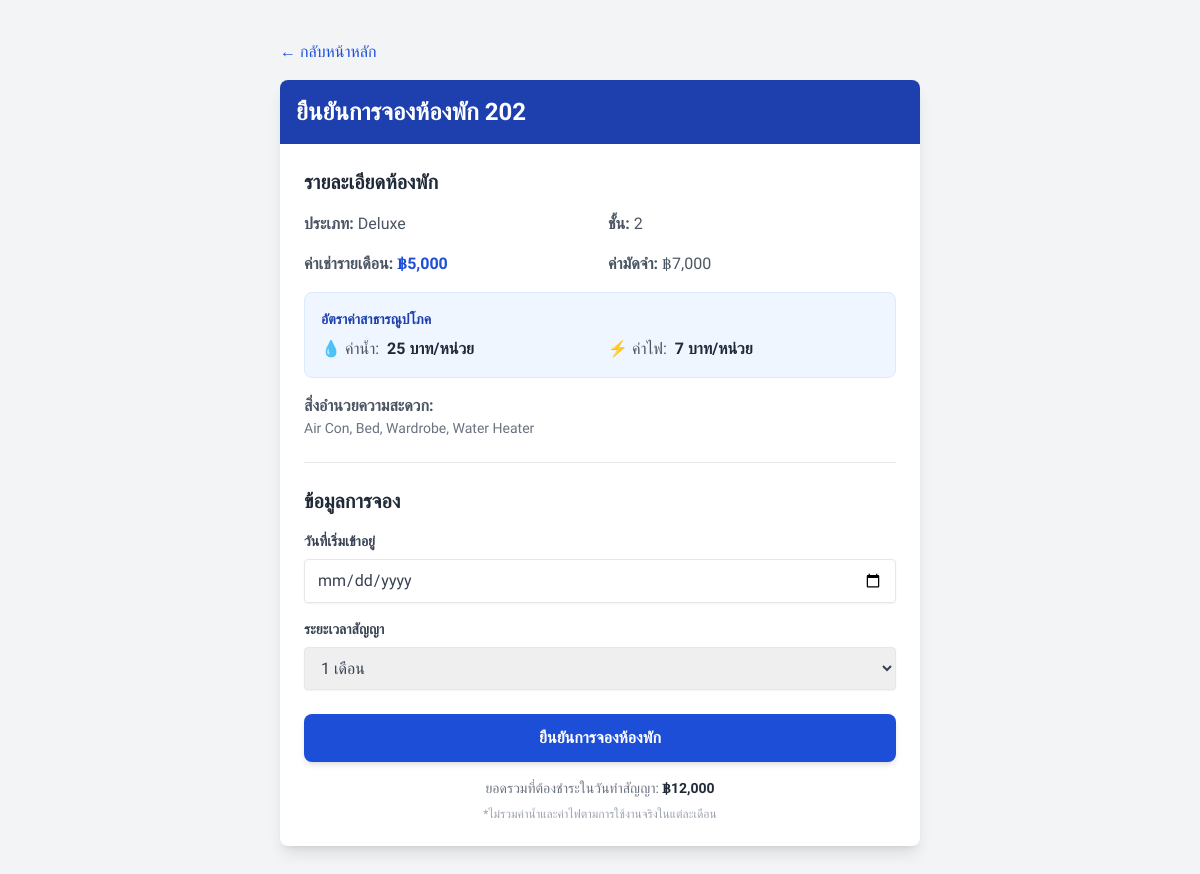
Screenshot of /booking.php?room_id=4 (signed in) with the database file from the repository.
### tables this page shows
CREATE TABLE IF NOT EXISTS rooms (
    id INT AUTO_INCREMENT PRIMARY KEY,
    room_number VARCHAR(20) NOT NULL UNIQUE,
    floor INT NOT NULL,
    type_id INT,
    status ENUM('available', 'occupied', 'maintenance') DEFAULT 'available',
    FOREIGN KEY (type_id) REFERENCES room_types(id)
);

CREATE TABLE IF NOT EXISTS room_types (
    id INT AUTO_INCREMENT PRIMARY KEY,
    name VARCHAR(50) NOT NULL,
    price DECIMAL(10, 2) NOT NULL,
    deposit DECIMAL(10, 2) NOT NULL,
    description TEXT,
    facilities TEXT
);

### config/db.php (called while the page is built, shortened)
<?php
function escape($conn, $string) {
    return mysqli_real_escape_string($conn, $string);
}
?>

### booking.php (the view, shortened to what this page needs)
<?php
require_once 'config/db.php';
$room_id = escape($conn, $_GET['room_id']);
$water_rate = 25;
$electric_rate = 7;
$sql = "SELECT r.*, t.name as type_name, t.price, t.deposit, t.facilities, t.description
        FROM rooms r
        JOIN room_types t ON r.type_id = t.id
        WHERE r.id = '$room_id' AND r.status = 'available'";
$result = mysqli_query($conn, $sql);
$room = mysqli_fetch_assoc($result);
?>
<!DOCTYPE html>
<html lang="th">
<head>
    <script src="https://cdn.tailwindcss.com"></script>
</head>
<body class="bg-gray-100 min-h-screen py-10">
    <div class="container mx-auto px-4 max-w-2xl">
        <a href="index.php" class="text-blue-700 hover:underline mb-4 inline-block">&larr; กลับหน้าหลัก</a>
        <div class="bg-white rounded-lg shadow-lg overflow-hidden">
            <div class="bg-blue-800 p-4">
                <h1 class="text-2xl font-bold text-white">ยืนยันการจองห้องพัก <?php echo $room['room_number']; ?></h1>
            </div>
            <div class="p-6">
                <div class="mb-6 border-b pb-6">
                    <h2 class="text-xl font-bold text-gray-800 mb-4">รายละเอียดห้องพัก</h2>
                    <div class="grid grid-cols-2 gap-4 text-gray-600">
                        <div><span class="font-semibold">ประเภท:</span> <?php echo $room['type_name']; ?></div>
                        <div><span class="font-semibold">ชั้น:</span> <?php echo $room['floor']; ?></div>
                        <div><span class="font-semibold">ค่าเช่ารายเดือน:</span> <span
                                class="text-blue-700 font-bold">฿<?php echo number_format($room['price']); ?></span>
                        </div>
                        <div><span class="font-semibold">ค่ามัดจำ:</span>
                            ฿<?php echo number_format($room['deposit']); ?></div>
                    </div>
                    <div class="mt-4 p-4 bg-blue-50 rounded-lg border border-blue-100">
                        <h3 class="font-semibold text-blue-800 mb-2 text-sm uppercase">อัตราค่าสาธารณูปโภค</h3>
                        <div class="grid grid-cols-2 gap-4">
                            <div class="flex items-center">
                                <span class="text-gray-600 mr-2">💧 ค่าน้ำ:</span>
                                <span class="font-bold text-gray-800"><?php echo $water_rate; ?> บาท/หน่วย</span>
                            </div>
                            <div class="flex items-center">
                                <span class="text-gray-600 mr-2">⚡ ค่าไฟ:</span>
                                <span class="font-bold text-gray-800"><?php echo $electric_rate; ?> บาท/หน่วย</span>
                            </div>
                        </div>
                    </div>
                    <div class="mt-4">
                        <span class="font-semibold text-gray-600">สิ่งอำนวยความสะดวก:</span>
                        <p class="text-gray-500 text-sm"><?php echo $room['facilities']; ?></p>
                    </div>
                </div>
                <form action="" method="POST">
                    <h2 class="text-xl font-bold text-gray-800 mb-4">ข้อมูลการจอง</h2>
                    <div class="mb-4">
                        <label class="block text-gray-700 text-sm font-bold mb-2">วันที่เริ่มเข้าอยู่</label>
                        <input type="date" name="check_in_date" required
                            class="shadow-sm border rounded w-full py-2.5 px-3 text-gray-700 leading-tight focus:outline-none focus:ring-2 focus:ring-blue-500 focus:border-transparent"
                            min="<?php echo date('Y-m-d'); ?>">
                    </div>
                    <div class="mb-6">
                        <label class="block text-gray-700 text-sm font-bold mb-2">ระยะเวลาสัญญา</label>
                        <select name="contract_duration"
                            class="shadow-sm border rounded w-full py-2.5 px-3 text-gray-700 leading-tight focus:outline-none focus:ring-2 focus:ring-blue-500 focus:border-transparent">
                            <option value="1">1 เดือน</option>
                        </select>
                    </div>
                    <button type="submit"
                        class="w-full bg-blue-700 hover:bg-blue-800 text-white font-bold py-3 px-4 rounded-lg shadow-md transition duration-200">
                        ยืนยันการจองห้องพัก
                    </button>
                    <div class="mt-4 text-center">
                        <p class="text-sm text-gray-500">
                            ยอดรวมที่ต้องชำระในวันทำสัญญา:
                            <span
                                class="font-bold text-gray-800">฿<?php echo number_format($room['price'] + $room['deposit']); ?></span>
                        </p>
                        <p class="text-xs text-gray-400 mt-2">*ไม่รวมค่าน้ำและค่าไฟตามการใช้งานจริงในแต่ละเดือน</p>
                    </div>
                </form>
            </div>
        </div>
    </div>
</body>
</html>

### booking.php (style rules this page uses)
body { font-family: 'Sarabun', sans-serif; }

### rows the page displays
rooms: room_number "202", type.name "Deluxe", floor "2", type.price "5,000", type.deposit "7,000", type.facilities "Air Con, Bed, Wardrobe, Water Heater", $room['price'] + $room['deposit'] "12,000"

### other values shown
$water_rate "25"
$electric_rate "7"
